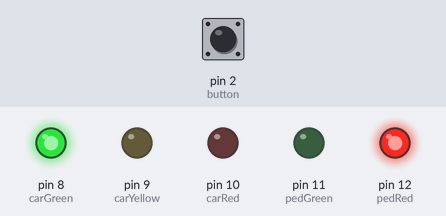
This sketch was run on a simulated Arduino Uno, built with avr-gcc and run on an emulated ATmega328P. On the bench: output pins drawn as LEDs (lit = HIGH). The inputs (shaded band) are chosen by the test bench; at power-on: pin 2 (button) LOW.

Above: at 0.12 s.
At 1.12 s:
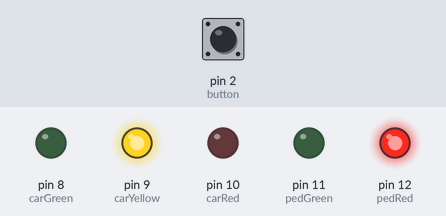
At 2.87 s:
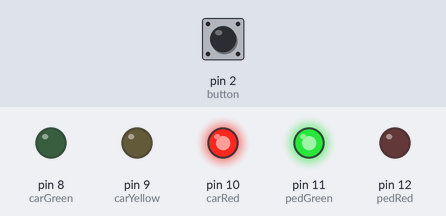
Timing chart, 0 to 3.2 s (numbered marks = the images above):
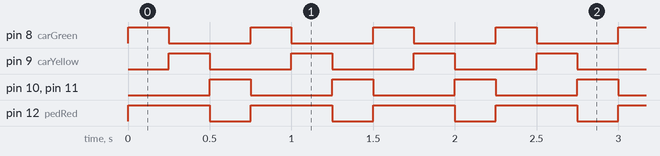

Measured:
- by itself, pin 8 (carGreen), pin 9 (carYellow), pin 10 (carRed), pin 11 (pedGreen): alternates HIGH for 0.25 s and LOW for 0.50 s
- by itself, pin 12 (pedRed): alternates HIGH for 0.50 s and LOW for 0.25 s
- by itself, everything shown: repeats every 0.75 s, in 3 steps

The sketch:

traffic_control_with_timers.ino
```cpp
int carRed = 10; // To assign the car lights
int carYellow = 9;
int carGreen = 8;
int pedRed = 12; // To assign the pedestrian lights
int pedGreen = 11;
int button = 2; // Tactile button pin

volatile int state = 1; // time allowed to cross
volatile int buttonState = 0; // variable for reading the pushbutton status

void setupTimer1() {
 noInterrupts();
 TCCR1A = 0; // Clear registers
 TCCR1B = 0; // Clear registers
 TCNT1 = 0; // Clear registers
 OCR1A =  15624;//1Hz (16*10^6) / (1*1024) - 1 (must be <65536)
 TCCR1B |= (1 << WGM12); // CTC
 TCCR1B |= (1 << CS12); // Prescaler 256
 TIMSK1 |= (1 << OCIE1A); // Output Compare Match A Interrupt Enable
 interrupts();
}
void setup() {
  // put your setup code here, to run once:
  pinMode(carRed, OUTPUT);
  pinMode(carYellow, OUTPUT);
  pinMode(carGreen, OUTPUT);

  pinMode(pedRed, OUTPUT);
  pinMode(pedGreen, OUTPUT);

  pinMode(button, INPUT); // button on pin 2
  setupTimer1();
  attachInterrupt(0,changeLights,RISING);
}

void loop() {
  // put your main code here, to run repeatedly:
}
void changeLights(){
  //Για να μην πάει από το κόκκινο στο κίτρινο
  //και να μην καθυστερεί περισσότερο το κίτρινο
  if(state==1)
	state = 2;
}

ISR(TIMER1_COMPA_vect) {
  //Κατάσταση 1 - Αρχική
   if(state == 1){
   digitalWrite(carGreen,HIGH);
   digitalWrite(pedRed,HIGH);
  //Κατάσταση 2 - Κίτρινο
   }else if(state == 2){
   digitalWrite(carGreen,LOW);

   digitalWrite(carYellow,HIGH);
  //Κατάσταση 3 - Κόκκινο
   }else if(state == 3){
   digitalWrite(carYellow,LOW);
   digitalWrite(pedRed,LOW);

   digitalWrite(carRed,HIGH);
   digitalWrite(pedGreen,HIGH);
   //Κατάσταση 4 - Πράσινο
   }else if(state == 4){
   digitalWrite(carRed,LOW);
   digitalWrite(pedGreen,LOW);

   digitalWrite(carGreen,HIGH);
   digitalWrite(pedRed,HIGH);

   state = 1;  //Αρχικοποίηση
   }
  state++; //Επόμενη Κατάσταση
}
```
